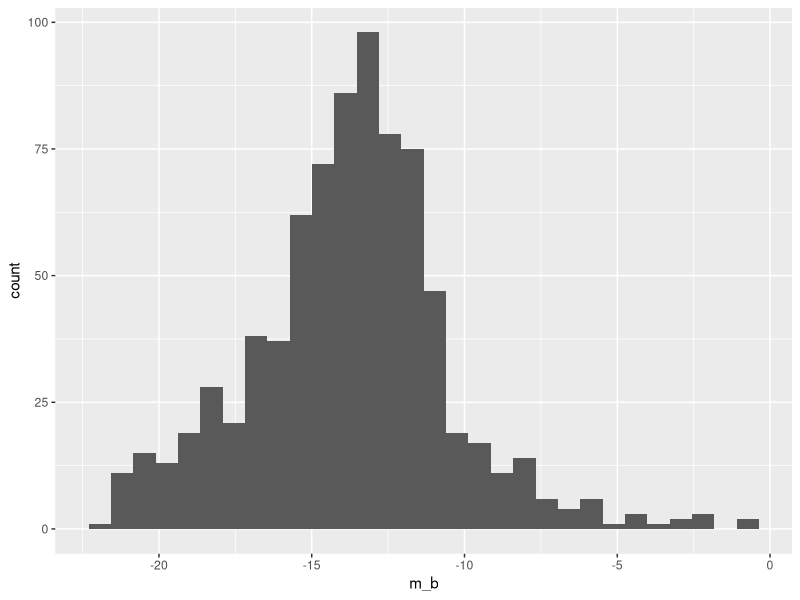
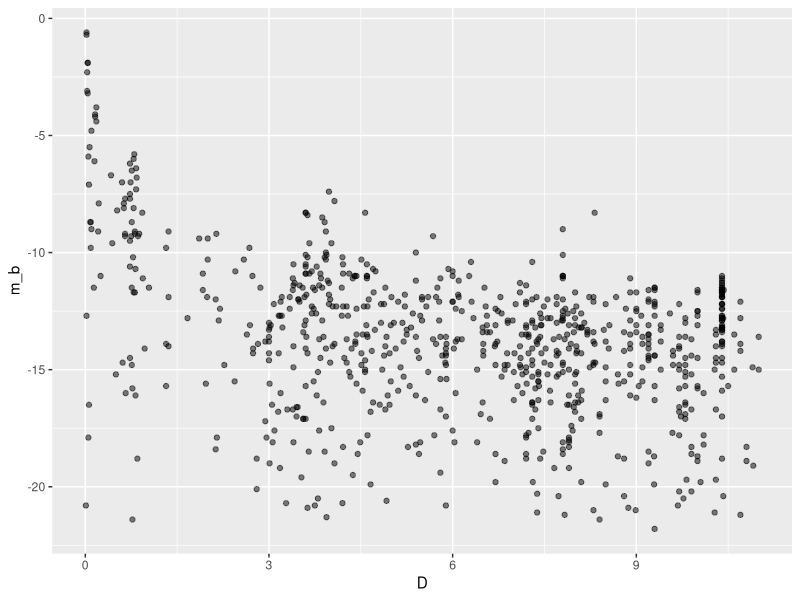
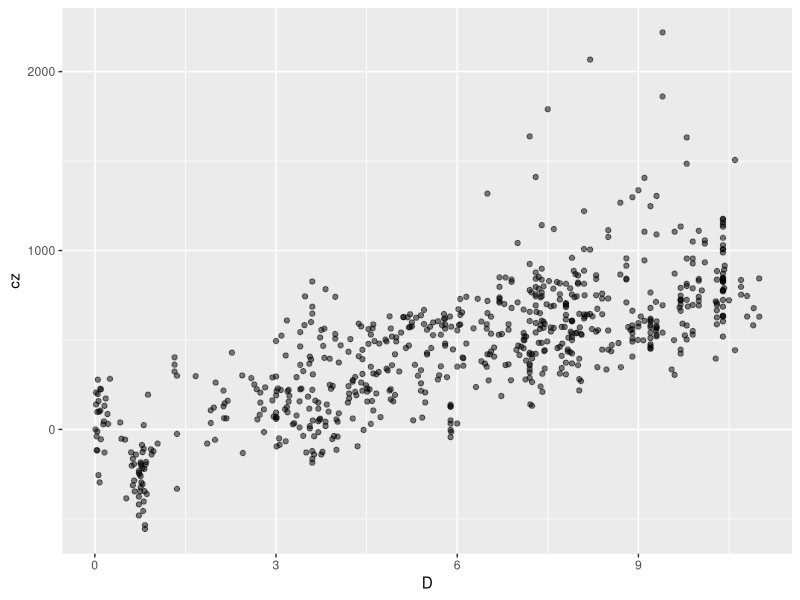
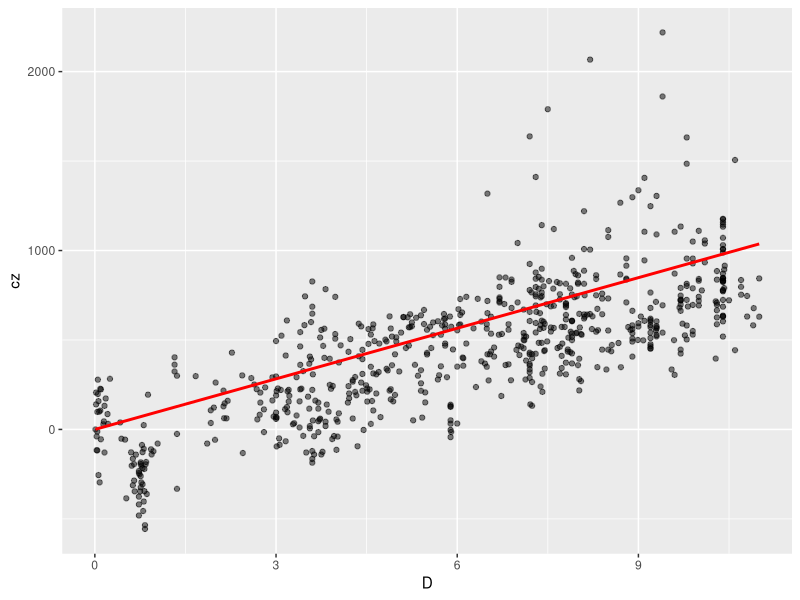

These charts were generated, in order, by the following R code:
# Assignment 5
# Problem 2

setwd("/Users/audunhoug/desktop/BAN400/git-audunhoug/")

library(tidyverse)

# reading the text document and creating a data frame, skipping the first 12 lines
# and defining the deliminators
galaxy.df <- read_delim("suites_dw_Table1.txt",
                          skip = 12,
                          delim = "|")

# removing the empty first row 
galaxy.df <- galaxy.df[-1,]

# removing the whitespace in the column names
colnames(galaxy.df) <- trimws(colnames(galaxy.df))

# turning the appropriate columns into numeric values
galaxy.df <- galaxy.df %>%
  mutate_at(vars(a_26, m_b, log_lk, log_m26, log_mhi, vlg, ti1, D, delta_vlg),
            as.numeric)

# storing the first 12 lines in the document as a character
galaxy.desc <- read_lines("suites_dw_Table1.txt", n_max = 11)

galaxy.desc

# Problem 3 

# histogram showing the distribution of galaxy size and frequency in the data 
# using the absolute magnitude, which shows a somewhat skewed distribution
galaxy.df %>%
  ggplot(aes(x = m_b)) +
  geom_histogram()

# i tried looking at the the article for an explanation, and a point that 
# was brought up was that since the absolute magnitude of the brightness 
# vary tremendously, smaller and dimmer galaxies often end up drowning in the
# light of neighboring galaxies. to illustrate this with a plot i tried plotting
# the absolute magnitude against the distance to the galaxy. in the plot we see
# that the dimmer galaxies are all relatively close, while the galaxies with 
# an absolute magnitude of -10 or brighter (as its an inverse measurement)
# seem to be more evenly distributed. the explanation for this might be that 
# we have to be somewhat close to smaller galaxies in order to observe or detect
# them, and at a distance that might be more difficult.

galaxy.df %>%
  ggplot(aes(y = m_b, x = D)) +
  geom_point(alpha = 0.5)


# Problem 4

# creating the data frame and cleaning it up
hubble.df <- read_delim("UCNG_Table4.txt",
                        delim = "|")
hubble.df <- hubble.df[-1,]
colnames(hubble.df) <- trimws(colnames(hubble.df))
hubble.df <- hubble.df %>%
  mutate_at(vars(cz, error),
            as.numeric)

# creating the joint data frame 
joint.df <- full_join(x = galaxy.df, y = hubble.df, by = "name")

# plotting 
joint.df %>% 
  ggplot(aes(y = cz, x = D)) +
  geom_point(alpha = 0.5)

# in the plot we can see a proportionality between the the distance from us 
# and the velocity of the galaxies.

# estimating the Hubble constant using a linear model
model <- lm(cz ~ D, data = joint.df)
hubble_constant <- coef(model)["D"]

# storing the predicted values as a df to plot later
line_data <- data.frame(D = joint.df$D, v_predicted = hubble_constant * joint.df$D)

# plotting the predicted values in with the observations. the numeric value of H
# does not seem to fit with the values i found online, but it does seem to be a decent
# fit with our data.
joint.df %>% 
  ggplot(aes(y = cz, x = D)) +
  geom_point(alpha = 0.5) +
  geom_line(data = line_data, aes(y = v_predicted), color = "red", size = 1)






















